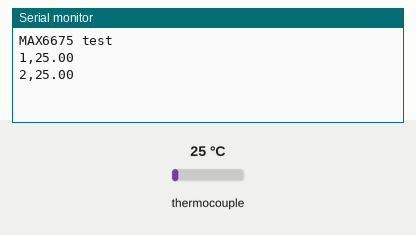
Bench run of a sketch on a simulated Arduino Uno, built with avr-gcc and run on an emulated ATmega328P. Parts: the last lines printed to the serial monitor. Inputs (shaded band) come from the test bench; at power-on: thermocouple 25 °C.

Above: at 1.7 s.
1.8 s: thermocouple set to 6 °C
At 2.3 s:
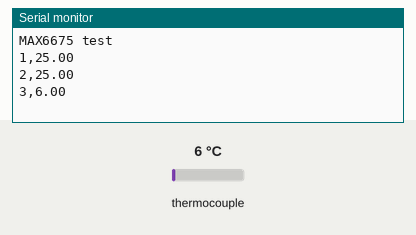
3.3 s: thermocouple set to 75 °C
At 4.1 s:
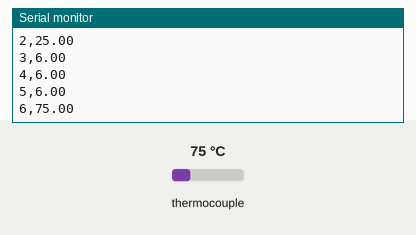
Timing chart, 0 to 6.3 s (numbered marks = the images above; inputs shaded):
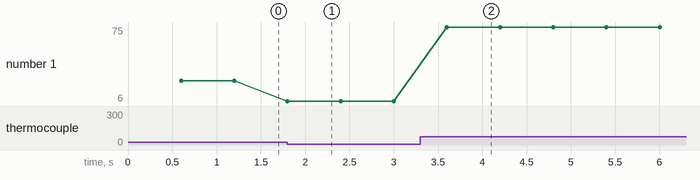

The sketch:

misura_temp_con_sonda_k.ino
```cpp
#include "max6675.h"

unsigned long old_millis=0;
unsigned long delta=600;
int minuti=1;
int thermoDO = 6;
int thermoCS = 5;
int thermoCLK = 4;

MAX6675 thermocouple(thermoCLK, thermoCS, thermoDO);
int vccPin = 3;
int gndPin = 2;

void setup()
{
  Serial.begin(9600);
  pinMode(vccPin, OUTPUT); digitalWrite(vccPin, HIGH);
  pinMode(gndPin, OUTPUT); digitalWrite(gndPin, LOW);

  Serial.println("MAX6675 test");

  delay(500);
}

void loop()
{
  unsigned long now=millis();

  if(now>=old_millis+delta)
  {
  Serial.print(minuti);
  Serial.print(",");
  Serial.println(thermocouple.readCelsius());
  old_millis=now;
  minuti=minuti+1;
  }
  delay(1);

  // Serial.print("C = ");
  // millis() ;
  // Serial.println(thermocouple.readCelsius());
   //delay(1000);
}
```

Measured:
- after the input at 1.8 s, the serial monitor: prints a new line at once (image 1)
- after the input at 3.3 s, the serial monitor: prints a new line after 0.30 s (image 2)
- plotted number 1: 25 → 6 after the input at 1.8 s, 6 → 75 after the input at 3.3 s
